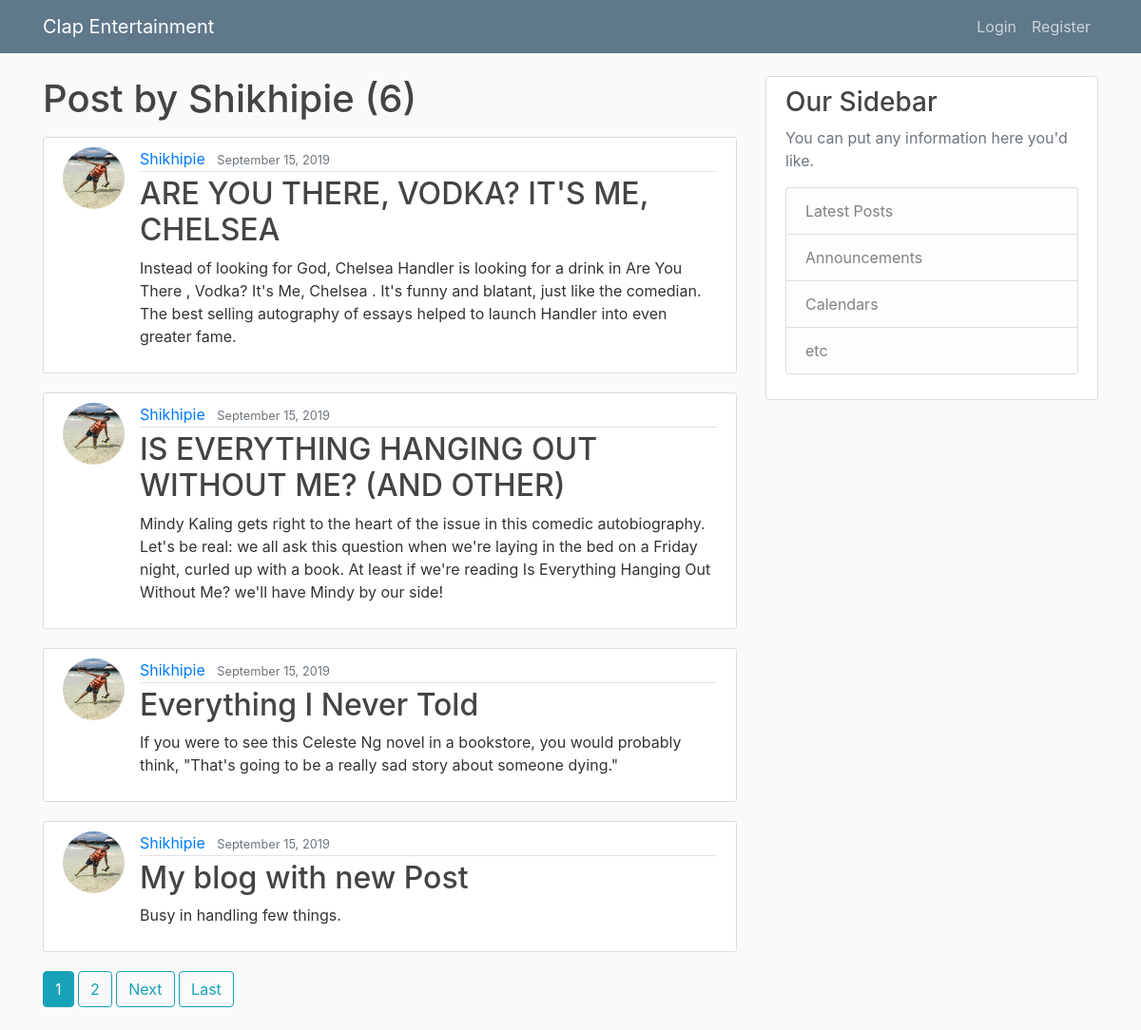
Page /user/Shikhipie on the committed database.
### blog/models.py (models this page shows, shortened)
class Post(models.Model):
    title = models.CharField(max_length=250)
    content = models.TextField()
    date_posted = models.DateTimeField(default=timezone.now)
    author = models.ForeignKey(User, on_delete=models.CASCADE)

### users/models.py (models this page shows, shortened)
class Profile(models.Model):
    user = models.OneToOneField(User, on_delete=models.CASCADE)
    image = models.ImageField(default='default.jpg', upload_to='profile_pics')

### blog/views.py (the view)
# urls.py: path('user/<str:username>', UserPostListView.as_view(), name='user-posts'),
class UserPostListView(ListView):
    model = Post
    template_name= 'blog/user_posts.html' #< app >/< model >_< viewtype >.html
    context_object_name = 'posts'
    paginate_by = 4
    def get_queryset(self):
        user = get_object_or_404(User, username= self.kwargs.get('username'))
        return Post.objects.filter(author=user).order_by('-date_posted')

### blog/templates/blog/user_posts.html (shortened to what this page needs)
{% extends 'blog/base.html' %}
{% block content %}
    <h1 class ="mb-3">Post by {{ view.kwargs.username }} ({{ page_obj.paginator.count }})</h1>
    {% for post in posts %}
        <article class="media content-section">
            <img class="rounded-circle article-img"  src="{{ post.author.profile.image.url }}" >
            <div class="media-body">
                <div class="article-metadata">
                    <a class="mr-2" href="{% url 'user-posts' post.author.username %}">{{ post.author }}</a>
                    <small class="text-muted">{{ post.date_posted|date:"F d, Y" }}</small>
                </div>
                    <h2><a class="article-title" href=" {% url 'post-detail' post.id %} ">{{ post.title }}</a></h2>
                    <p class="article-content">{{ post.content }}</p>
            </div>
        </article>
    {% endfor %}
    {% if is_paginated %}
        {% for num in page_obj.paginator.page_range %}
            {% if page_obj.number == num %}
                <a class="btn btn-info mb-4" href="?page={{ num }}">{{ num }}</a>
            {% elif num > page_obj.number|add:'-3' and num < page_obj.number|add:'3' %}
                <a class="btn btn-outline-info mb-4" href="?page={{ num }}">{{ num }}</a>
            {% endif %}
        {% endfor %}
        {% if page_obj.has_next %}
            <a class="btn btn-outline-info mb-4" href="?page={{ page_obj.next_page_number }}">Next</a>
            <a class="btn btn-outline-info mb-4" href="?page={{ page_obj.paginator.num_pages }}">Last</a>
        {% endif %}
    {% endif %}
{% endblock content %}

### blog/static/blog/main.css (style rules this page uses)
body { background: #fafafa; color: #333333; margin-top: 5rem; }
h1, h2, h3, h4, h5, h6 { color: #444444; }
.content-section { background: #ffffff; padding: 10px 20px; border: 1px solid #dddddd; border-radius: 3px; margin-bottom: 20px; }
.article-title { color: #444444; }
.article-content { white-space: pre-line; }
.article-img { height: 65px; width: 65px; margin-right: 16px; }
.article-metadata { padding-bottom: 1px; margin-bottom: 4px; border-bottom: 1px solid #e3e3e3 }

### rows in the picture
Post: author.profile.image (picture), author "Shikhipie", date_posted "September 15, 2019", title "ARE YOU THERE, VODKA? IT'S ME, CHELSEA", content "Instead of looking for God, Chelsea Handler is looking for a drink in Are You There , Vodka? It's Me, Chelsea . It's funny and blatant, just like the comedian. The best selling autography of essays helped to launch Handler into even greater fame."
Post: author.profile.image (picture), author "Shikhipie", date_posted "September 15, 2019", title "IS EVERYTHING HANGING OUT WITHOUT ME? (AND OTHER)", content "Mindy Kaling gets right to the heart of the issue in this comedic autobiography. Let's be real: we all ask this question when we're laying in the bed on a Friday night, curled up with a book. At least if we're reading Is Everything Hanging Out Without Me? we'll have Mindy by our side!"
Post: author.profile.image (picture), author "Shikhipie", date_posted "September 15, 2019", title "Everything I Never Told", content "If you were to see this Celeste Ng novel in a bookstore, you would probably think, \"That's going to be a really sad story about someone dying.\""
Post: author.profile.image (picture), author "Shikhipie", date_posted "September 15, 2019", title "My blog with new Post", content "Busy in handling few things."

### other values in the picture
{{ view.kwargs.username }} "Shikhipie"
{{ page_obj.paginator.count }} "6"
{{ num }} "1"
{{ num }} "2"
